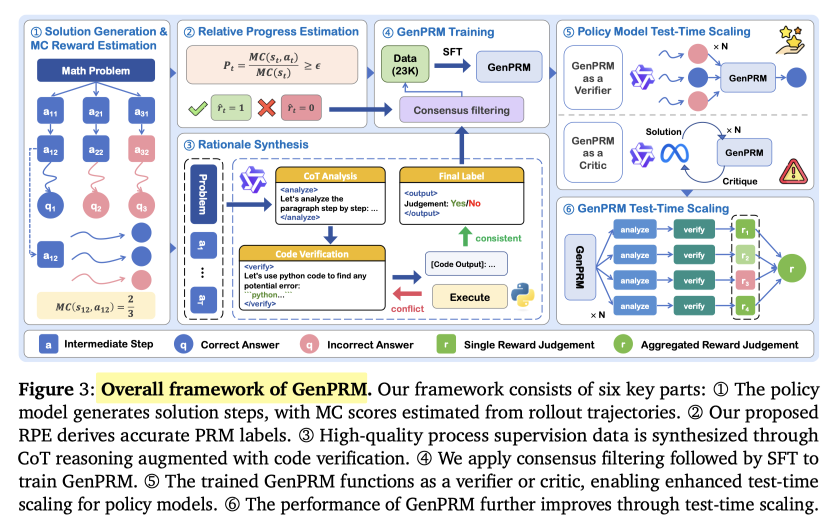
#> input picture examples/input/GenPRM.png, 1666 x 1054 px (shown at 1/2 size)
$ python -i preprocess.py   (imports and definitions only)
#> lines starting #> are read from the running program, lines starting #| are printed output that depends on the picture; after the words box and inside, x2 and y2 are one past the last pixel; in counts of white or black regions, pixels touching at a corner belong together
from __future__ import annotations

import cv2
import numpy as np

from vectorizer.exceptions import ParameterError


# [124 lines left out: functions _odd_kernel_size, to_grayscale, denoise_image, binarize_image, morphology_process, convert_color_space and 1 more, not called in this run]

>>> import cv2
>>> picture = cv2.imread('../examples/input/GenPRM.png')
#> picture is the input picture: shape (1054, 1666, 3); mean B, G, R 226, 224.2, 222.4
>>> result = binarize_image(picture)
#> in to_grayscale, `return cv2.cvtColor(image, cv2.COLOR_BGR2GRAY)`:
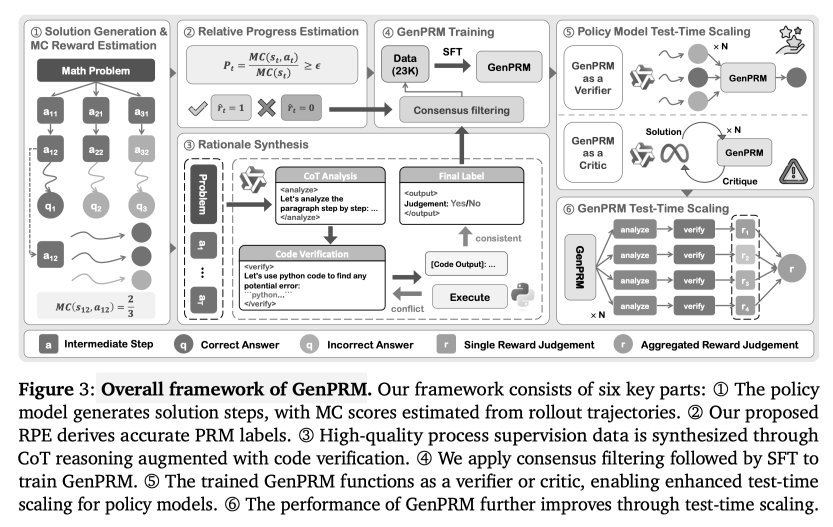
#> returned value: shape (1054, 1666) (shown at 1/2 size); min 0, max 255, mean 223.9
#> in binarize_image, `_, binary = cv2.threshold(gray, 0, 255, threshold_type | cv2.THRESH_OT..`:
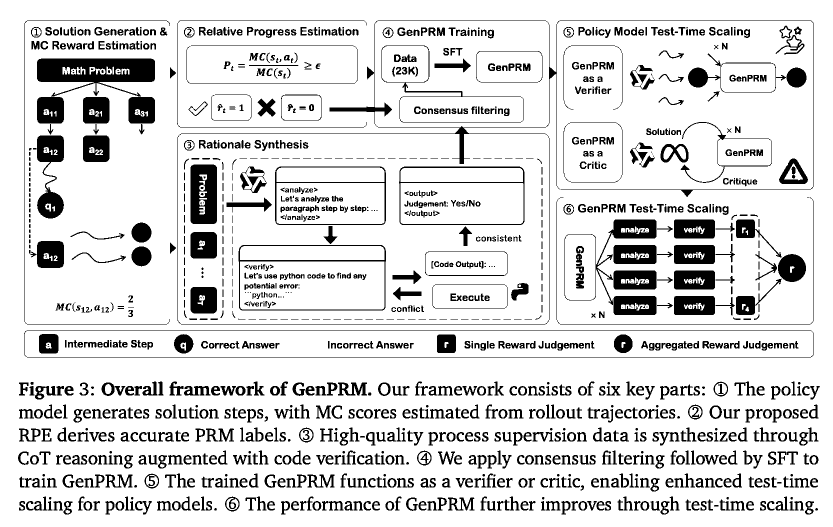
#> binary: shape (1054, 1666) (shown at 1/2 size); 85.8% white; 1426 black regions (195 under 20 px), largest, box (x1, y1, x2, y2) and area: (74, 117, 310, 193) 10459, (354, 40, 1628, 650) 7478, (381, 329, 434, 448) 5554
